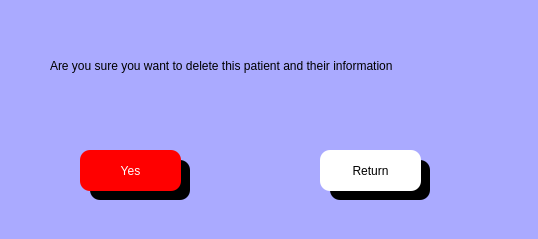
<?xml version="1.0" encoding="UTF-8"?>
<ui version="4.0">
 <class>Dialog</class>
 <widget class="QDialog" name="Dialog">
  <property name="geometry">
   <rect>
    <x>0</x>
    <y>0</y>
    <width>538</width>
    <height>239</height>
   </rect>
  </property>
  <property name="windowTitle">
   <string>Dialog</string>
  </property>
  <property name="styleSheet">
   <string notr="true">background-color: rgb(170, 170, 255);</string>
  </property>
  <widget class="QPushButton" name="yes_btn">
   <property name="geometry">
    <rect>
     <x>80</x>
     <y>150</y>
     <width>101</width>
     <height>41</height>
    </rect>
   </property>
   <property name="styleSheet">
    <string notr="true">background-color: rgb(255, 255, 255);
background-color: rgb(255, 0, 0);
font: 12pt &quot;MS Shell Dlg 2&quot;;
border-top-left-radius:10px;
border-bottom-left-radius:10px;
border-top-right-radius:10px;
border-bottom-right-radius:10px;
color: rgb(255, 255, 255);
</string>
   </property>
   <property name="text">
    <string>Yes</string>
   </property>
  </widget>
  <widget class="QLabel" name="label_7">
   <property name="geometry">
    <rect>
     <x>90</x>
     <y>160</y>
     <width>100</width>
     <height>40</height>
    </rect>
   </property>
   <property name="styleSheet">
    <string notr="true">background-color: rgb(0, 0, 0);
font: 12pt &quot;MS Shell Dlg 2&quot;;
border-top-left-radius:10px;
border-bottom-left-radius:10px;
border-top-right-radius:10px;
border-bottom-right-radius:10px;
color: rgb(255, 255, 255);
</string>
   </property>
   <property name="text">
    <string/>
   </property>
  </widget>
  <widget class="QLabel" name="label">
   <property name="geometry">
    <rect>
     <x>50</x>
     <y>30</y>
     <width>471</width>
     <height>71</height>
    </rect>
   </property>
   <property name="styleSheet">
    <string notr="true">font: 12pt &quot;MS Shell Dlg 2&quot;;</string>
   </property>
   <property name="text">
    <string>Are you sure you want to delete this patient and their information</string>
   </property>
  </widget>
  <widget class="QPushButton" name="yes_btn_2">
   <property name="geometry">
    <rect>
     <x>320</x>
     <y>150</y>
     <width>101</width>
     <height>41</height>
    </rect>
   </property>
   <property name="styleSheet">
    <string notr="true">background-color: rgb(255, 255, 255);

font: 12pt &quot;MS Shell Dlg 2&quot;;
border-top-left-radius:10px;
border-bottom-left-radius:10px;
border-top-right-radius:10px;
border-bottom-right-radius:10px;

</string>
   </property>
   <property name="text">
    <string>Return</string>
   </property>
  </widget>
  <widget class="QLabel" name="label_8">
   <property name="geometry">
    <rect>
     <x>330</x>
     <y>160</y>
     <width>100</width>
     <height>40</height>
    </rect>
   </property>
   <property name="styleSheet">
    <string notr="true">background-color: rgb(0, 0, 0);
font: 12pt &quot;MS Shell Dlg 2&quot;;
border-top-left-radius:10px;
border-bottom-left-radius:10px;
border-top-right-radius:10px;
border-bottom-right-radius:10px;
color: rgb(255, 255, 255);
</string>
   </property>
   <property name="text">
    <string/>
   </property>
  </widget>
  <zorder>label_7</zorder>
  <zorder>yes_btn</zorder>
  <zorder>label</zorder>
  <zorder>label_8</zorder>
  <zorder>yes_btn_2</zorder>
 </widget>
 <resources/>
 <connections/>
</ui>
